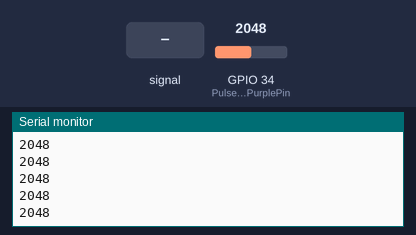
Bench run of a sketch on a simulated ESP32. Parts: the last lines printed to the serial monitor. Inputs (shaded band) come from the test bench; at power-on: GPIO 34 (PulseSensorPurplePin) = 2048.

Above: at 1.2 s.
1.3 s: GPIO 34 (PulseSensorPurplePin) fed a 200 Hz sine of ±327 counts around its level
At 1.9 s:
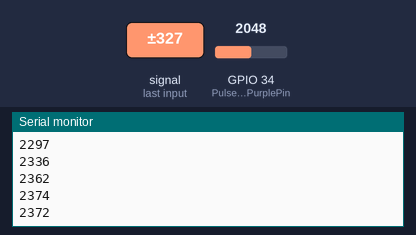
2.8 s: GPIO 34 (PulseSensorPurplePin) set to 2866
At 3.5 s:
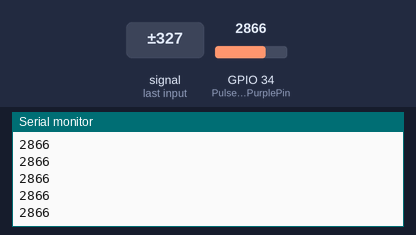
4.3 s: GPIO 34 (PulseSensorPurplePin) fed a 1000 Hz sine of ±1023 counts around its level
5.8 s: GPIO 34 (PulseSensorPurplePin) set to 3490
At 6.7 s:
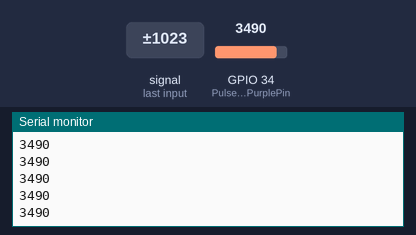
Timing chart, 0 to 8.3 s (numbered marks = the images above; inputs shaded):
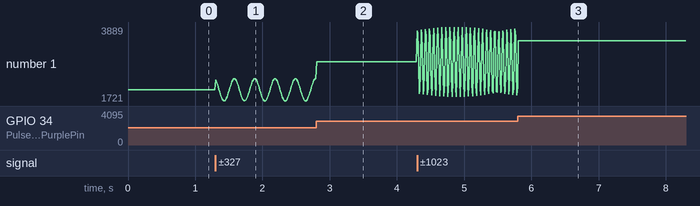

Measured:
- after the input at 1.3 s, the serial monitor: prints a new line at once (image 1)
- plotted number 1: 2048 → 2374 after the input at 1.3 s

The sketch:

pulse_rate_sensor.ino
```cpp
int PulseSensorPurplePin = 34;        // Pulse Sensor PURPLE WIRE connected to ANALOG PIN 0


int Signal;                // holds the incoming raw data. Signal value can range from 0-1024

int Threshold = 3450;            // Determine which Signal to “count as a beat”, and which to ingore.
void setup() {
         // pin that will blink to your heartbeat!

Serial.begin(9600);         // Set’s up Serial Communication at certain speed.

}

// The Main Loop Function

void loop() {

Signal = analogRead(PulseSensorPurplePin);
Serial.println(Signal);                    // Send the Signal value to Serial Plotter.


delay(10);

}
```
